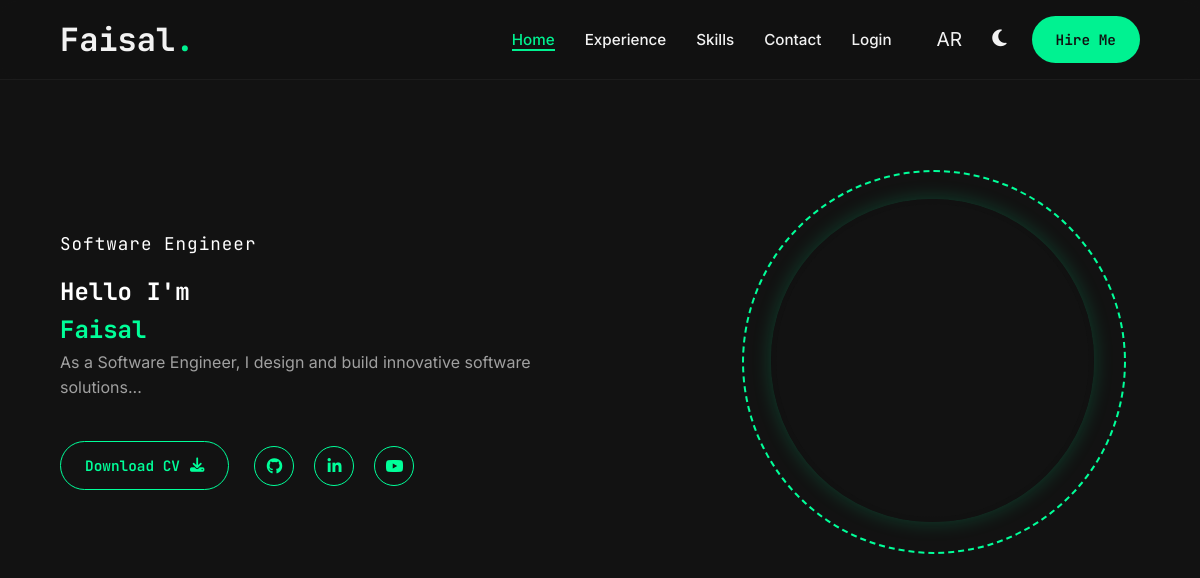
The page / on the database its author committed.
### tables this page shows
CREATE TABLE `site_settings` (
  `id` int(11) NOT NULL DEFAULT 1,
  `site_logo` varchar(50) DEFAULT 'John',
  `full_name_en` varchar(100) DEFAULT NULL,
  `full_name_ar` varchar(100) DEFAULT NULL,
  `career_en` varchar(100) DEFAULT NULL,
  `career_ar` varchar(100) DEFAULT NULL,
  `bio_en` text DEFAULT NULL,
  `bio_ar` text DEFAULT NULL,
  `cv_url` varchar(255) DEFAULT NULL,
  `profile_image` varchar(255) DEFAULT 'assets/img/profile.png',
  `contact_phone` varchar(50) DEFAULT '+1 234 567 890',
  `contact_email` varchar(100) DEFAULT 'info@example.com',
  `contact_address` varchar(255) DEFAULT '123 Tech Street, Web City',
  `admin_username` varchar(50) DEFAULT 'admin',
  `admin_password` varchar(255) DEFAULT ''
);

CREATE TABLE `social_links` (
  `id` int(11) NOT NULL,
  `platform_name` varchar(50) DEFAULT NULL,
  `icon_class` varchar(50) DEFAULT NULL,
  `url` varchar(255) DEFAULT NULL
);

### includes/translations.php (called while the page is built, shortened)
<?php
$lang = isset($_SESSION['lang']) ? $_SESSION['lang'] : 'en';
function t($key) {
    global $translations, $lang;
    return isset($translations[$lang][$key]) ? $translations[$lang][$key] : $key;
}
?>

### index.php (the view, shortened to what this page needs)
<?php
include 'includes/db_connect.php';
include 'includes/translations.php';
$settings_stmt = $pdo->query("SELECT * FROM site_settings WHERE id = 1");
$settings = $settings_stmt->fetch();
$socials_stmt = $pdo->query("SELECT * FROM social_links");
$socials = $socials_stmt->fetchAll();
$current_name = ($lang == 'ar' ? $settings['full_name_ar'] : $settings['full_name_en']);
$current_career = ($lang == 'ar' ? $settings['career_ar'] : $settings['career_en']);
$current_bio = ($lang == 'ar' ? $settings['bio_ar'] : $settings['bio_en']);
?>
<!DOCTYPE html>
<html lang="<?php echo $lang; ?>" data-theme="dark" <?php echo ($lang == 'ar' ? 'dir="rtl"' : 'dir="ltr"'); ?>>
<head>
    <link rel="stylesheet" href="https://cdnjs.cloudflare.com/ajax/libs/font-awesome/6.4.0/css/all.min.css">
    <link rel="stylesheet" href="assets/css/style.css">
</head>
<body>
    <header class="header">
        <div class="container nav-container">
            <a href="index.php" class="logo">
                <?php echo $settings['site_logo']; ?><span class="accent-dot">.</span>
            </a>
            <nav class="nav-menu">
                <ul class="nav-links">
                    <li><a href="index.php" class="active"><?php echo t('nav_home'); ?></a></li>
                    <li><a href="experience.php"><?php echo t('nav_exp'); ?></a></li>
                    <li><a href="skills.php"><?php echo t('nav_skills'); ?></a></li>
                    <li><a href="contact.php"><?php echo t('nav_contact'); ?></a></li>
                    <li><a href="login.php"><?php echo t('nav_login'); ?></a></li>
                </ul>
                <div class="nav-actions">
                    <a href="?lang=<?php echo ($lang == 'en' ? 'ar' : 'en'); ?>" class="icon-btn">
                        <?php echo ($lang == 'en' ? 'AR' : 'EN'); ?>
                    </a>
                    <button id="theme-toggle" class="icon-btn">
                        <i class="fas fa-moon dark-icon"></i>
                    </button>
                    <a href="contact.php?subject=hire" class="btn btn-primary"><?php echo t('btn_hire'); ?></a>
                </div>
            </nav>
        </div>
    </header>
    <main>
        <section class="hero-section">
            <div class="container hero-container">
                <div class="hero-content">
                    <span class="job-title-heading"><?php echo $current_career; ?></span>
                    <h1><?php echo t('hello'); ?> <br> <span class="accent-text"><?php echo $current_name; ?></span></h1>
                    <p class="hero-bio"><?php echo $current_bio; ?></p>
                    <div class="hero-actions">
                        <a href="<?php echo $settings['cv_url']; ?>" class="btn btn-outline" download>
                            <?php echo t('cv_btn'); ?> <i class="fas fa-download"></i>
                        </a>
                        <div class="social-links">
                            <?php foreach($socials as $link): ?>
                                <a href="<?php echo $link['url']; ?>" target="_blank">
                                    <i class="<?php echo $link['icon_class']; ?>"></i>
                                </a>
                            <?php endforeach; ?>
                        </div>
                    </div>
                </div>
                    <div class="hero-visual">
                        <div class="image-container-circles">
                            <?php
                            $finalImage = 'assets/img/profile.png';
                            ?>
                            <img src="<?php echo htmlspecialchars($finalImage); ?>" alt="Profile" class="profile-img">
                        </div>
                    </div>
            </div>
        </section>
    </main>
</body>
</html>

### assets/css/style.css (style rules this page uses)
:root { --bg-primary: #121212; --bg-secondary: #1c1c22; --text-primary: #ffffff; --text-secondary: #a0a0a0; --accent-color: #00ff99; --accent-hover: #00cc7a; --font-body: 'Inter', sans-serif; --font-heading: 'JetBrains Mono', monospace; --container-width: 1200px; --header-height: 80px; }
* { margin: 0; padding: 0; box-sizing: border-box; }
html { scroll-behavior: smooth; }
body { background-color: var(--bg-primary); color: var(--text-primary); font-family: var(--font-body); line-height: 1.6; transition: background-color 0.3s ease, color 0.3s ease; overflow-x: hidden; }
ul { list-style: none; }
a { text-decoration: none; color: inherit; transition: color 0.3s ease; }
h1, h2, h3, .logo, .stat-number, .job-title-heading, .mono-text { font-family: var(--font-heading); }
.container { width: 90%; max-width: var(--container-width); margin: 0 auto; }
.accent-text, .accent-dot { color: var(--accent-color); }
.btn { display: inline-block; padding: 12px 24px; border-radius: 50px; font-weight: 600; cursor: pointer; transition: all 0.3s ease; border: none; font-family: var(--font-heading); font-size: 0.9rem; }
.btn-primary { background-color: var(--accent-color); color: var(--bg-primary); }
.btn-outline { border: 1px solid var(--accent-color); color: var(--accent-color); background: transparent; display: inline-flex; align-items: center; gap: 10px; }
.icon-btn { background: none; border: none; color: var(--text-primary); font-size: 1.2rem; cursor: pointer; padding: 5px; }
.header { height: var(--header-height); display: flex; align-items: center; position: fixed; width: 100%; top: 0; z-index: 100; background-color: var(--bg-primary); opacity: 0.95; backdrop-filter: blur(10px); border-bottom: 1px solid rgba(255,255,255,0.05); }
.nav-container { display: flex; justify-content: space-between; align-items: center; }
.logo { font-size: 2rem; font-weight: 700; }
.nav-menu { display: flex; align-items: center; gap: 40px; }
.nav-links { display: flex; gap: 30px; }
.nav-links a { font-weight: 500; font-size: 0.95rem; }
.nav-links a:hover, .nav-links a.active { color: var(--accent-color); border-bottom: 2px solid var(--accent-color); }
.nav-actions { display: flex; align-items: center; gap: 20px; }
.hero-section { padding-top: calc(var(--header-height) + 60px); padding-bottom: 60px; min-height: 80vh; display: flex; align-items: center; }
.hero-container { display: grid; grid-template-columns: 1.2fr 0.8fr; align-items: center; gap: 40px; }
.job-title-heading { font-size: 1.1rem; color: var(--text-primary); letter-spacing: 1px; display: block; margin-bottom: 15px; }
.hero-bio { color: var(--text-secondary); max-width: 500px; margin-bottom: 40px; font-size: 1rem; }
.hero-actions { display: flex; align-items: center; gap: 30px; }
.hero-visual { display: flex; justify-content: center; align-items: center; position: relative; }
.image-container-circles { position: relative; width: 380px; height: 380px; display: flex; justify-content: center; align-items: center; }
.image-container-circles::before { content: ''; position: absolute; top: 0; left: 0; width: 100%; height: 100%; border: 2px dashed #00ff99; border-radius: 50%; animation: rotateCircle 20s linear infinite; z-index: 1; }
.profile-img { width: 85%; height: 85%; border-radius: 50%; object-fit: cover; border: 5px solid #111; position: relative; z-index: 2; box-shadow: 0 0 20px rgba(0, 255, 153, 0.2); }
.hero-actions { display: flex; align-items: center; gap: 25px; margin-top: 30px; }
.social-links { display: flex; gap:20px; }
.social-links a { width: 40px; height: 40px; border: 1px solid var(--accent-color); border-radius: 50%; display: flex; justify-content: center; align-items: center; color: var(--accent-color); font-size: 1rem; transition: all 0.3s ease; background: transparent; }

### rows shown on the page
site_settings: site_logo "Faisal", career_en "Software Engineer", full_name_en "Faisal", bio_en "As a Software Engineer, I design and build innovative software solutions..."

### other values the page prints
t('nav_home') "Home"
t('nav_exp') "Experience"
t('nav_skills') "Skills"
t('nav_contact') "Contact"
t('nav_login') "Login"
t('btn_hire') "Hire Me"
t('hello') "Hello I'm"
t('cv_btn') "Download CV"
